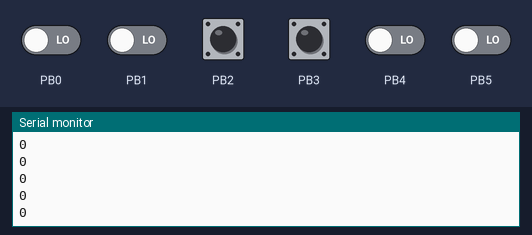
Bench run of a sketch on a simulated ATtiny85, built with avr-gcc and run on an emulated ATtiny85. Shown: the last lines printed to the serial monitor. The inputs (shaded band) are chosen by the test bench; at power-on: PB2, PB3 HIGH, PB0, PB1, PB4, PB5 LOW.

Above: at 4.2 s.
4.3 s: PB2 pulled LOW for 0.15 s
At 4.31 s:
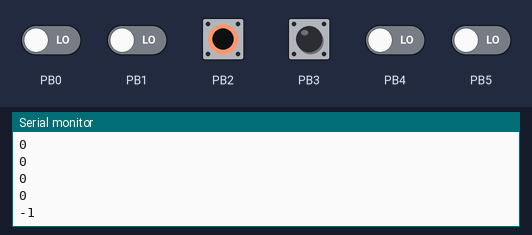
5.9 s: PB3 pulled LOW for 0.15 s
At 5.92 s:
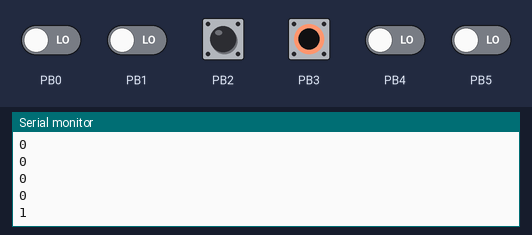
Timing chart, 0 to 8.9 s (numbered marks = the images above; inputs shaded):
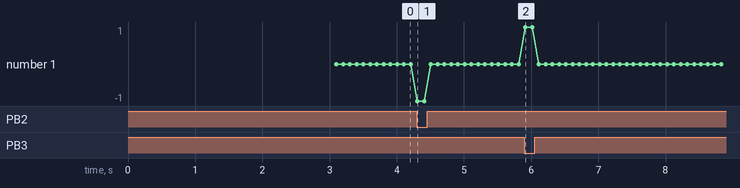

The sketch:

UnoWiFi_DSC.ino
```cpp
// (licence header left out)
/*
   Pinout:
   Board: RobotDyn Uno+Wifi
   Manufacturer: https://robotdyn.com/uno-wifi-r3-atmega328p-esp8266-32mb-flash-usb-ttl-ch340g-micro-usb.html
   Schematic and pinout: https://robotdyn.com/pub/media/0G-00005215==UNO+WiFi-R3-AT328-ESP8266-CH340G/DOCS/PINOUT==0G-00005215==UNO+WiFi-R3-AT328-ESP8266-CH340G.pdf
   Cheap clone:  https://www.aliexpress.com/item/32820234165.html

   This board contains two microcontrollers: an ATmega328 (or "Arduino UNO") and an ESP8266.
   It has 8 microswitches that have to be used in this way:
   For programming the device:
      Switches 3 and 4 ON (all the others OFF) in order to connect the Arduino UNO via USB to the computer, to program it with this sketch.
      Switches 5, 6 and 7 ON (all the others OFF) in order to connect the ESP8266 via USB to the computer, to program it with this sketch.
   For using the device as a DSC on your telescope:
      Switches 1 and 2 ON (all the others OFF) in order to connect the Arduino and the ESP8266 to each other together via Serial (note: this mode makes the USB port/cable unused).

   External devices:
   GPIO 4 and 12 of ESP8266 connected to the Altitude Encoder
   GPIO 2 and 3 of the UNO connected to the Azimuth Encoder
   6V to 9V power source connected to the power connector. It is important that it not be a 12V power source.

   Software:
   This was tested using:
     Arduino IDE 1.8.13
     ESP8266 Community  2.4.2 (in Arduino Boards Manager). This is an old version but the newer ones gave me troubles.
   To make sure you have same binaries for the eSP8266 board:
   in Arduino IDE: Tools -> Board: XXXXX -> Boards Manager -> Scroll or look for "ESP8266 Community" -> if version is lower than 2.4.2 then click the "Install" button
*/

/** Local copy of the Encoder library */
#include "IRAMEncoder.h"
/**  These IRAMEncoder.* files are Lars Rademacher's fork of Paul Stoffregen's Encoder library, with some code renaming to avoid compiler/version conflicts.
     They contain a fix to Paul Stoffregen's Encoder library that is important for the ESP8266 but hasn't been merged yet by Paul.
     I'm including them here so that users don't need to engage in the complicated process of manually replacing the library.
     Hopefully once Paul merges the ICACHE_RAM_ATTR fix on the library, this will be removed.
*/

/**
    Wi-Fi SETTINGS
    Some users want to retain Internet connection while using DSC systems.

    To facilitate this, the DSC will first attempt to connect to an external WiFi (for example: your home's WiFi, or your phone's hotspot/tethering).
    If the DSC fails to connect to the external WiFi (for example: wrong password), then the DSC will create it's own WiFi Access Point.

    Keep in mind:  When using an external WiFi or mobile hotspot, you need a means to find out the (unpredictable) IP address that the network will assign dynamically to your DSC, using methods such as checking your router's admin page / DHCP list.
    When using the internal Access Point, the IP address of the DSC (for use in SkySafari or astro app) will always be 1.2.3.4 port 4030
*/

/* EXTERNAL WiFi */
#define External_WiFi_SSID      "MyHomeWiFi"      // Name of the external WiFi network (SSID)
#define External_WiFi_Password  "myPassword"   // Password to use for connecting to the external WiFi

/* INTERNAL WiFi */
#define WiFi_Access_Point_Name  "TelescopeDSC"  // When the DSC can't connect to the external Wi-Fi it will launch an access point (WiFi SSID) with this name
#define WiFi_Access_Point_Passw "Fluorite"      // to protect the internal WiFi, this must be at least 8 characters long, otherwise the access point will launch passwordless

/* Encoders description*/
#define AZIMUTH_TOTAL_STEPS     10200           // For Azimuth, the total number of steps in a full rotation of the mount (including any gear reduction)
#define ALTITUDE_TOTAL_STEPS    10200           // For Altitude, the total number of steps in a full rotation of the mount (including any gear reduction)

#define MAX_SRV_CLIENTS         3               // How many clients can connect simultaneously to the DSC.

#if defined(ESP8266)    // This marks the beginning of the part of the program that goes into the ESP8266 half of the "RobotDyn Arduino One+WiFi" device:
#include <ESP8266WiFi.h>
WiFiServer server(4030);                        // 4030 is the TCP port Skysafari usually expects for DSCs
WiFiClient serverClients[MAX_SRV_CLIENTS];
# define BUFFER_SIZE  80                        // buffer to receive Encoder data from the other mircocontroller (Arduino)
char buf[BUFFER_SIZE];

long Azimuth_pos;     // here we store the Azimuth position (that will be retrieved via Serial from the Arduino mucrocontroller)
long Altitude_pos;    // here we store the Altitude position, read from the Altitude Encoder

// In the RobotDyn Uno+Wifi, the only "interrupt capable pins" of the ESP8266 that are exposed are GPIO4 and GPIO12:
IRAMEncoder AltitudeEncoder(4, 12);  // Create instance of the Encoder. Remember that these are GPIO4 and GPIO12 of the ESP8266, not of the Arduino (ESP pins at the lower right of the board)

void setup()
{
  Serial.begin(115200);
  delay(2000);

  WiFi.mode(WIFI_STA);          // Start in Station mode to connect to an existing WiFi
  WiFi.begin(External_WiFi_SSID, External_WiFi_Password);
  delay(5000);                  // Give it enough time (5 seconds) for the connection to the external WiFi to succeed or fail
  if (WiFi.status() != WL_CONNECTED)  // if the connection to an external WiFi failed, then launch our own WiFi Access Point:
  {
    Serial.println("Failed to connect to WiFi, starting AP");
    WiFi.mode(WIFI_AP);
    IPAddress ip(1, 2, 3, 4);
    IPAddress gateway(1, 2, 3, 1);
    IPAddress subnet(255, 255, 255, 0);
    WiFi.softAPConfig(ip, gateway, subnet);
    WiFi.softAP(WiFi_Access_Point_Name, WiFi_Access_Point_Passw);
    Serial.println(WiFi.softAPIP());
  }
  else
  {
    Serial.println(WiFi.localIP());
  }

  server.begin();             // Start the TCP server that waits for Apps such as SkySafari to connect.
  server.setNoDelay(true);
}

void loop()
{
  if (readFromSerial(buf) > 0)    // if a new value arrived from the Arduino (via serial) we read it, and that's the Azimuth encoder value
  {
    Azimuth_pos = (atol(buf));
  }
  Altitude_pos = AltitudeEncoder.read();  // we read the Encoder plugged to the ESP8266

  attendTcpRequests();
}

void attendTcpRequests()
{
  uint8_t i;
  // check for new clients trying to connect
  if (server.hasClient()) {
    for (i = 0; i < MAX_SRV_CLIENTS; i++) {
      // find a free or disconnected spot:
      if (!serverClients[i] || !serverClients[i].connected()) {
        if (serverClients[i]) {
          serverClients[i].stop();
        }
        serverClients[i] = server.available();
        // the new client has connected
        break;
      }
    }
    // when there are no free/disconnected spots, reject the new client:
    if (i == MAX_SRV_CLIENTS) {
      WiFiClient serverClient = server.available();
      serverClient.stop();
    }
  }

  // check what the client sends for "Basic Encoder protocol" commands:
  for (i = 0; i < MAX_SRV_CLIENTS; i++)
  {
    if (serverClients[i] && serverClients[i].connected())
    {
      if (serverClients[i].available())
      {
        char character = serverClients[i].read(); // read the first character received, usually the command
        char response[30];
        switch (character)
        {
          case 'Q':   // the Query command, sent by SkySafari and others as the "Basic Encoder protocol" to query for encoder values.
            sprintf(response, "%i\t%i\t\n", Azimuth_pos, Altitude_pos);
            serverClients[i].println(response);
            break;
          case 'H':   // 'H' - request for encoder resolution, e.g. 10000-10000\n
            snprintf(response, 20, "%u-%u", AZIMUTH_TOTAL_STEPS, ALTITUDE_TOTAL_STEPS);
            serverClients[i].println(response);
            break;
          case 'G':   // This is not expected to be sent by SkySafari, but if a web browser is pointed to http://1.2.3.4:4030/?  then the request will start with "GET....". This was to help debug via web wifi+web browser.
            int contentSize = sprintf(response, "%i\t%i\t\n", Azimuth_pos, Altitude_pos);
            serverClients[i].write("HTTP/1.1 200 OK\r\nContent-type: text/plain\r\nContent-length:");
            serverClients[i].write(contentSize);
            serverClients[i].write("\r\n\r\n");
            serverClients[i].println(response);
            while (serverClients[i].available())
            {
              character = serverClients[i].read();
            }
            serverClients[i].flush();
            serverClients[i].stop();
            break;
        }
      }
    }
  }
}

/**
   Read the data sent by the Arduino (which contains the reading from the Azimuth encoder.
   The arduino sends the long value with Serial.println() which means means ascii and separated by "end of line" characters.
   To read it, we need to accumulate the characters received into an array before we can attempt to convert them to long with atol():
   When this returns zero it means the array is ready to be used (all digits have been received):
*/
int readFromSerial(char *buffer)
{
  static int pos = 0;
  int rpos;
  int character = Serial.read();

  if (character > 0)
  {
    switch (character)
    {
      case '\r':
        break;
      case '\n':
        rpos = pos;
        pos = 0;
        return rpos;
      default:
        if (pos < BUFFER_SIZE - 1)
        {
          buffer[pos++] = character;
          buffer[pos] = 0;
        }
    }
  }
  return 0;
}

#else   // The code for ESP8266 ends here. Now begins the code that will be executed on the "Arduino Uno" part of the RobotDyn Uno+WiFi


IRAMEncoder AzimuthEncoder(2, 3);  // in Arduino UNO only pins 2 and 3 are interrupt capable
void setup()
{
  Serial.begin(115200);
  delay(3000);
}

void loop()
{
  delay(100);                             // let's sample the encoder 10 times per second (every 100 ms)
  Serial.println(AzimuthEncoder.read());  // and send the value via Serial to the ESP8266
}
#endif
```

IRAMEncoder.cpp
```cpp
#include "IRAMEncoder.h"

// Yes, all the code is in the header file, to provide the user
// configure options with #define (before they include it), and
// to facilitate some crafty optimizations!

IRAMEncoder_internal_state_t * IRAMEncoder::interruptArgs[];
```

direct_pin_read.h
```cpp
#ifndef direct_pin_read_h_
#define direct_pin_read_h_

#if defined(__AVR__)

#define IO_REG_TYPE			uint8_t
#define PIN_TO_BASEREG(pin)             (portInputRegister(digitalPinToPort(pin)))
#define PIN_TO_BITMASK(pin)             (digitalPinToBitMask(pin))
#define DIRECT_PIN_READ(base, mask)     (((*(base)) & (mask)) ? 1 : 0)

#elif defined(TEENSYDUINO) && (defined(KINETISK) || defined(KINETISL))

#define IO_REG_TYPE			uint8_t
#define PIN_TO_BASEREG(pin)             (portInputRegister(digitalPinToPort(pin)))
#define PIN_TO_BITMASK(pin)             (digitalPinToBitMask(pin))
#define DIRECT_PIN_READ(base, mask)     (((*(base)) & (mask)) ? 1 : 0)

#elif defined(__IMXRT1052__) || defined(__IMXRT1062__)

#define IO_REG_TYPE			uint32_t
#define PIN_TO_BASEREG(pin)             (portOutputRegister(pin))
#define PIN_TO_BITMASK(pin)             (digitalPinToBitMask(pin))
#define DIRECT_PIN_READ(base, mask)     (((*(base)) & (mask)) ? 1 : 0)

#elif defined(__SAM3X8E__)  // || defined(ESP8266)

#define IO_REG_TYPE			uint32_t
#define PIN_TO_BASEREG(pin)             (portInputRegister(digitalPinToPort(pin)))
#define PIN_TO_BITMASK(pin)             (digitalPinToBitMask(pin))
#define DIRECT_PIN_READ(base, mask)     (((*(base)) & (mask)) ? 1 : 0)

#elif defined(__PIC32MX__)

#define IO_REG_TYPE			uint32_t
#define PIN_TO_BASEREG(pin)             (portModeRegister(digitalPinToPort(pin)))
#define PIN_TO_BITMASK(pin)             (digitalPinToBitMask(pin))
#define DIRECT_PIN_READ(base, mask)	(((*(base+4)) & (mask)) ? 1 : 0)

/* ESP8266 v2.0.0 Arduino workaround for bug https://github.com/esp8266/Arduino/issues/1110 */
#elif defined(ESP8266)

#define IO_REG_TYPE			uint32_t
#define PIN_TO_BASEREG(pin)             ((volatile uint32_t *)(0x60000000+(0x318)))
#define PIN_TO_BITMASK(pin)             (digitalPinToBitMask(pin))
#define DIRECT_PIN_READ(base, mask)     (((*(base)) & (mask)) ? 1 : 0)

/* ESP32  Arduino (https://github.com/espressif/arduino-esp32) */
#elif defined(ESP32)

#define IO_REG_TYPE			uint32_t
#define PIN_TO_BASEREG(pin)             (portInputRegister(digitalPinToPort(pin)))
#define PIN_TO_BITMASK(pin)             (digitalPinToBitMask(pin))
#define DIRECT_PIN_READ(base, mask)     (((*(base)) & (mask)) ? 1 : 0)

#elif defined(__SAMD21G18A__) || defined(__SAMD51__)

#define IO_REG_TYPE                     uint32_t
#define PIN_TO_BASEREG(pin)             portModeRegister(digitalPinToPort(pin))
#define PIN_TO_BITMASK(pin)             (digitalPinToBitMask(pin))
#define DIRECT_PIN_READ(base, mask)     (((*((base)+8)) & (mask)) ? 1 : 0)

#elif defined(RBL_NRF51822)

#define IO_REG_TYPE                     uint32_t
#define PIN_TO_BASEREG(pin)             (0)
#define PIN_TO_BITMASK(pin)             (pin)
#define DIRECT_PIN_READ(base, pin)      nrf_gpio_pin_read(pin)

#elif defined(__arc__) /* Arduino101/Genuino101 specifics */

#include "scss_registers.h"
#include "portable.h"
#include "avr/pgmspace.h"
#define GPIO_ID(pin)                    (g_APinDescription[pin].ulGPIOId)
#define GPIO_TYPE(pin)                  (g_APinDescription[pin].ulGPIOType)
#define GPIO_BASE(pin)                  (g_APinDescription[pin].ulGPIOBase)
#define EXT_PORT_OFFSET_SS              0x0A
#define EXT_PORT_OFFSET_SOC             0x50
#define PIN_TO_BASEREG(pin)             ((volatile uint32_t *)g_APinDescription[pin].ulGPIOBase)
#define PIN_TO_BITMASK(pin)             pin
#define IO_REG_TYPE                     uint32_t
static inline __attribute__((always_inline))
IO_REG_TYPE directRead(volatile IO_REG_TYPE *base, IO_REG_TYPE pin)
{
    IO_REG_TYPE ret;
    if (SS_GPIO == GPIO_TYPE(pin)) {
        ret = READ_ARC_REG(((IO_REG_TYPE)base + EXT_PORT_OFFSET_SS));
    } else {
        ret = MMIO_REG_VAL_FROM_BASE((IO_REG_TYPE)base, EXT_PORT_OFFSET_SOC);
    }
    return ((ret >> GPIO_ID(pin)) & 0x01);
}
#define DIRECT_PIN_READ(base, pin)      directRead(base, pin)

#endif

#endif
```

Source omitted: IRAMEncoder.h (30396 bytes), interrupt_pins.h (8498 bytes)

Measured:
- after the input at 4.3 s, the serial monitor: prints a new line at once (image 1)
- after the input at 5.9 s, the serial monitor: prints a new line at once (image 2)
